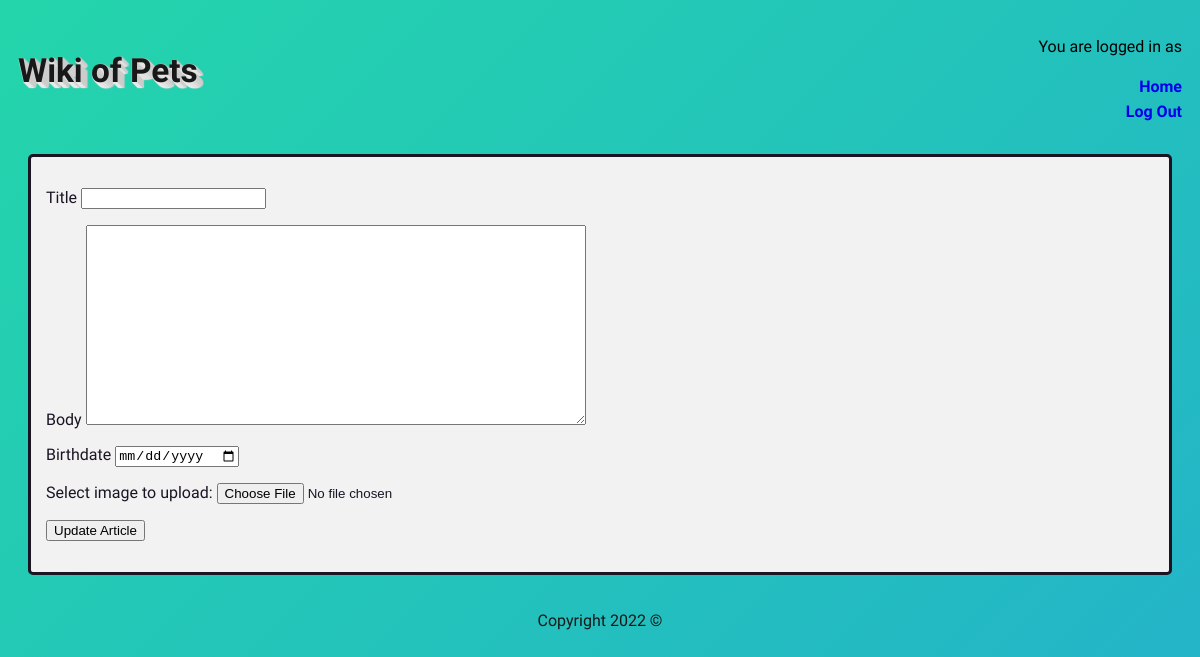
Page /update.php?shortTitle=PeppaColeman (signed in) on the earlier database version.
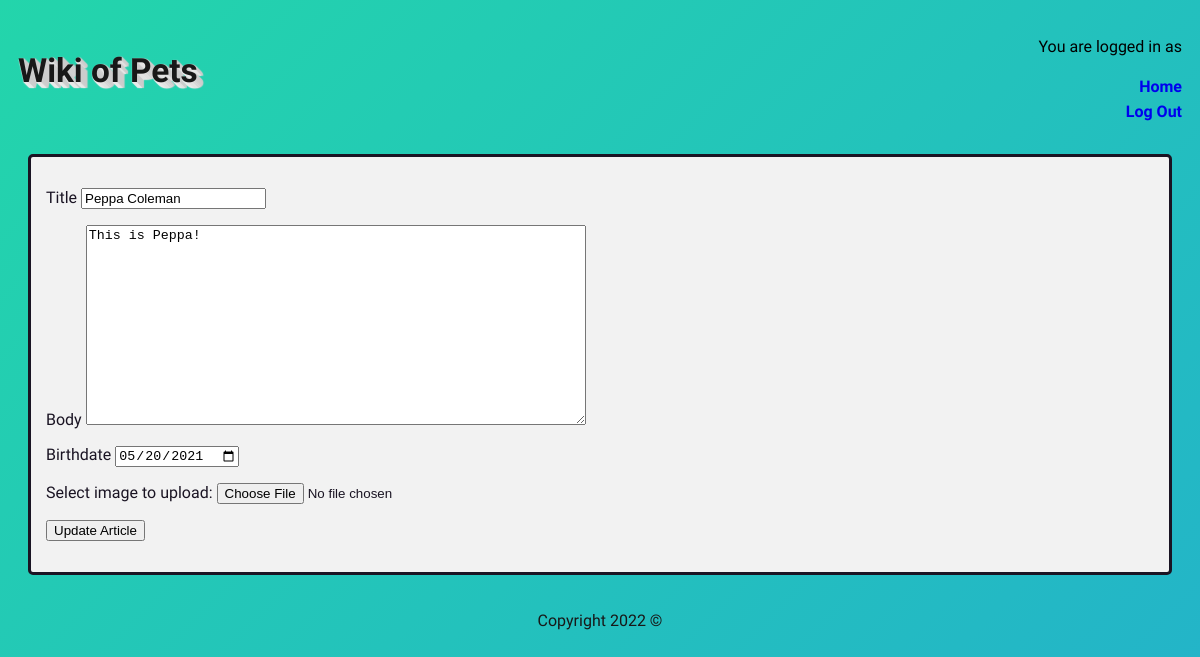
Same page on the later database version.
### tables this page shows
CREATE TABLE `article` (
  `article_id` int(11) NOT NULL,
  `article_short_title` varchar(32) NOT NULL,
  `article_title` varchar(32) NOT NULL,
  `article_body` text NOT NULL,
  `article_photo` varchar(64) DEFAULT NULL,
  `article_birthdate` date DEFAULT NULL
);

### update.php (the view, shortened to what this page needs)
<?php
  include "database.php";
  $short_title = (isset($_POST["shortTitle"])) ? $_POST["shortTitle"] : $short_title= $_GET["shortTitle"];
  $articleQuery = "SELECT * FROM article WHERE article_short_title = '$short_title';";
  $stmt = $conn->query($articleQuery);
  $article = $stmt->fetch_row();
 ?>
<!DOCTYPE html lang="en">
  <?php include 'header.php'; ?>
    <div class="square">
      <form action="update.php?shortTitle="<?=$short_title?> method="post" enctype="multipart/form-data">
        <p>
          <label for="title">Title</label>
          <input type="text" name="titleUpdate" maxlength="65" required="true" value=<?php echo "'$article[2]'";?>>
        </p>
        <p>
          <label for="body">Body</label>
          <textarea name="bodyUpdate" required="true"><?=$article[3]?></textarea>
        </p>
        <p>
          <label for="birthdate">Birthdate</label>
          <input type="date" name="birthdateUpdate" value=<?=$article[5]?>>
        </p>
        <p>
          Select image to upload:
          <input type="file" name="imageUpdate" id="imageUpdate" maxlength="64">
        </p>
        <input type="submit" value="Update Article" name="update">
      </form>
    </div>
  </body>
  <?php include "footer.php";?>
</html>

Differences in the rows shown:
added article: titleUpdate "Peppa Coleman", bodyUpdate "This is Peppa!", birthdateUpdate "05/20/2021"
